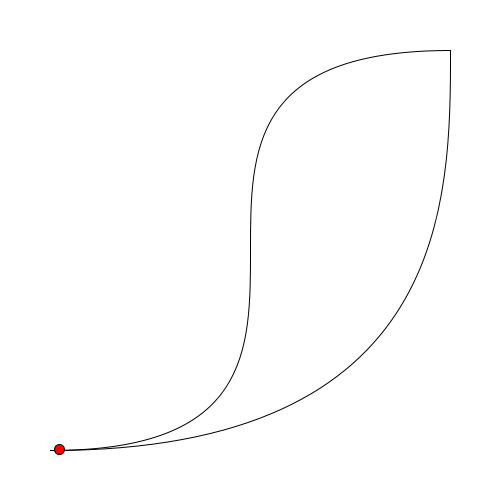
Frame 1 (no input)
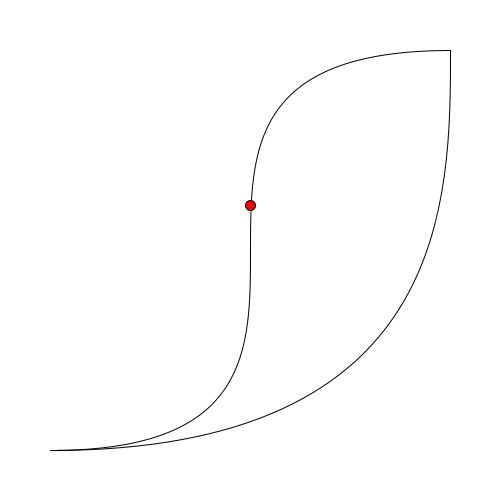
Frame 60 (the mouse pressed at the canvas centre just before this capture)
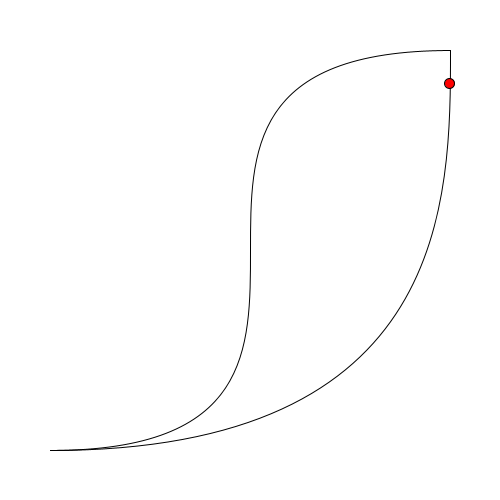
Frame 120 (the mouse held since frame 60 and released just before this capture)

The Processing sketch that drew these frames (run headless with seeded random() and noise(); from frame 60 on, the mouse is pressed at the canvas centre):

// Processing sketch: bezier_mover
// ── bezier_mover.pde
float t = 0;
int phase = 0;
final int PHASES = 2;
float speed = 0.5;

void setup() {
  size(500, 500);
  
}
void draw() {
  background(255);
  noFill();
  bezier(50, 450, 450, 450,50, 50, 450, 50 ); // curve 1
  bezier(450, 50, 450, 200, 450, 450, 50, 450); //curve 2
  update();

  float x = 0, y = 0;
  switch(phase) {
    case 0:
      x = bezierPoint(50, 450, 50, 450, t);
      y = bezierPoint(450, 450, 50, 50, t);
      break;
    case 1:
      x = bezierPoint(450, 450, 450, 50, t);
      y = bezierPoint(50, 200, 450, 450, t);
      break;
  }
  fill(255, 0, 0);
  ellipse(x, y, 10, 10);
}

void update() {
  t += speed / frameRate;
  if (t > 1) {
    t = 1 - t;
    phase = (phase+1) % 2;
  }
}
